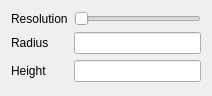
<ui version="4.0" >
 <class>Form</class>
 <widget class="QWidget" name="Form" >
  <property name="geometry" >
   <rect>
    <x>0</x>
    <y>0</y>
    <width>212</width>
    <height>96</height>
   </rect>
  </property>
  <property name="windowTitle" >
   <string>Form</string>
  </property>
  <layout class="QGridLayout" >
   <item row="0" column="0" >
    <widget class="QLabel" name="label" >
     <property name="text" >
      <string>Resolution</string>
     </property>
    </widget>
   </item>
   <item row="0" column="1" >
    <widget class="QSlider" name="Resolution" >
     <property name="orientation" >
      <enum>Qt::Horizontal</enum>
     </property>
    </widget>
   </item>
   <item row="1" column="0" >
    <widget class="QLabel" name="label_2" >
     <property name="text" >
      <string>Radius</string>
     </property>
    </widget>
   </item>
   <item row="1" column="1" >
    <widget class="QLineEdit" name="Radius" />
   </item>
   <item row="2" column="0" >
    <widget class="QLabel" name="label_3" >
     <property name="text" >
      <string>Height</string>
     </property>
    </widget>
   </item>
   <item row="2" column="1" >
    <widget class="QLineEdit" name="Height" />
   </item>
  </layout>
 </widget>
 <resources>
  <include location="pqConePanel.qrc" />
 </resources>
 <connections/>
</ui>
